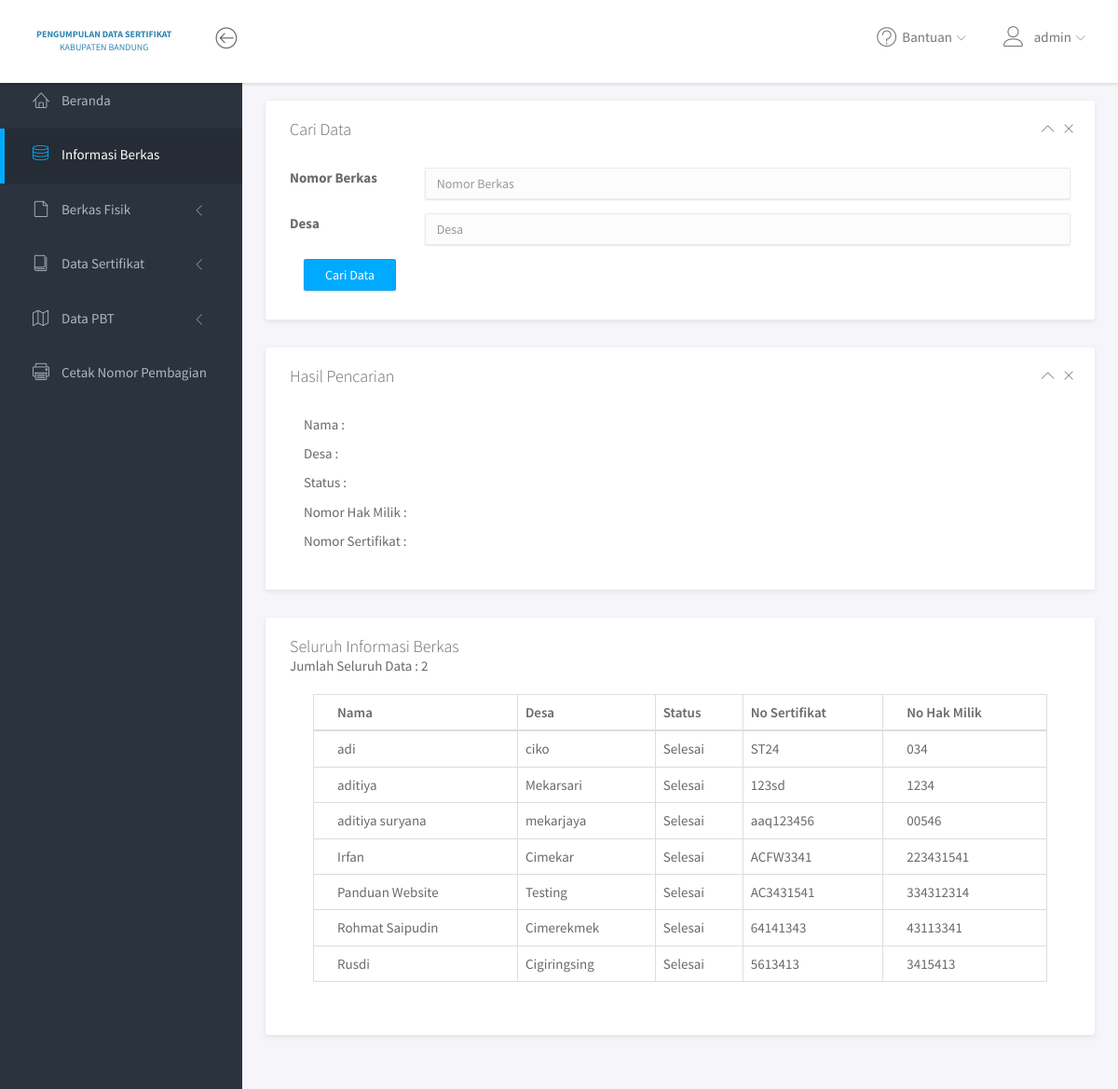
Page /user/informasi_berkas.php (signed in) on the earlier database version.
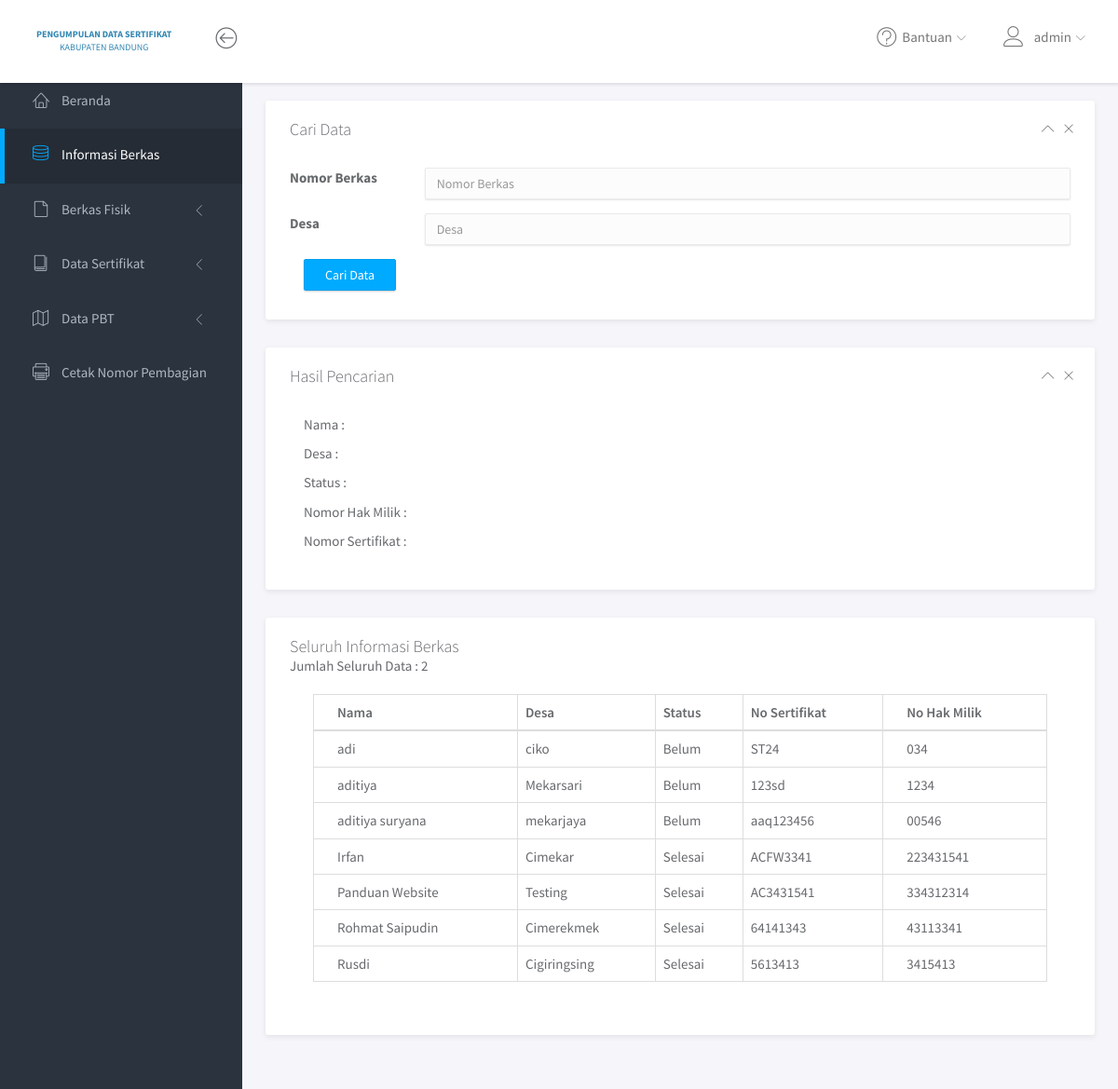
Same page on the later database version.
### tables this page shows
CREATE TABLE `data_fisik` (
  `no_berkas` varchar(20) NOT NULL,
  `desa` varchar(30) NOT NULL,
  `nama` varchar(50) NOT NULL,
  `no_hak` varchar(50) NOT NULL,
  `no_sertifikat` varchar(50) NOT NULL,
  `status` varchar(20) NOT NULL,
  `tahun` varchar(20) NOT NULL
);

### user/informasi_berkas.php (the view, shortened to what the changed rows need)
<?php
include '../core/conn.php';
$data = mysqli_query($connection, "SELECT * FROM data_fisik");
?>
<!DOCTYPE html>
<html lang="en">
<head>
	<link rel="stylesheet" href="assets/vendor/bootstrap/css/bootstrap.min.css">
	<link rel="stylesheet" href="assets/vendor/font-awesome/css/font-awesome.min.css">
	<link rel="stylesheet" href="assets/vendor/linearicons/style.css">
	<link rel="stylesheet" href="assets/vendor/chartist/css/chartist-custom.css">
	<link rel="stylesheet" href="assets/css/main.css">
	<link rel="stylesheet" href="assets/css/demo.css">
</head>
<body>
	<div id="wrapper">
		<div class="main">
			<div class="main-content">
				<div class="container-fluid">
					<div class="panel">
						<div class="panel-heading">
							<div class="panel-body">
								<table class="table table-bordered">
									<thead>
										<tr class="">
											<th>Nama</th>
											<th>Desa</th>
											<th>Status</th>
											<th>No Sertifikat</th>
											<th>No Hak Milik</th>
										</tr>
									</thead>
									<tbody>
										<?php
										while ($d = mysqli_fetch_array($data)) {
										?>
										<tr>
											<td><?=$d['nama'];?></td>
											<td><?=$d['desa'];?></td>
											<td><?=$d['status'];?></td>
											<td><?=$d['no_sertifikat'];?></td>
											<td><?=$d['no_hak'];?></td>
										</tr>
										<?php
									}
										?>
									</tbody>
								</table>
							</div>
						</div>
					</div>
					</div>
				</div>
			</div>
	</div>
</body>
</html>

Differences in the rows shown:
changed data_fisik "adi": status "Selesai" → "Belum"
changed data_fisik "aditiya": status "Selesai" → "Belum"
changed data_fisik "aditiya suryana": status "Selesai" → "Belum"
